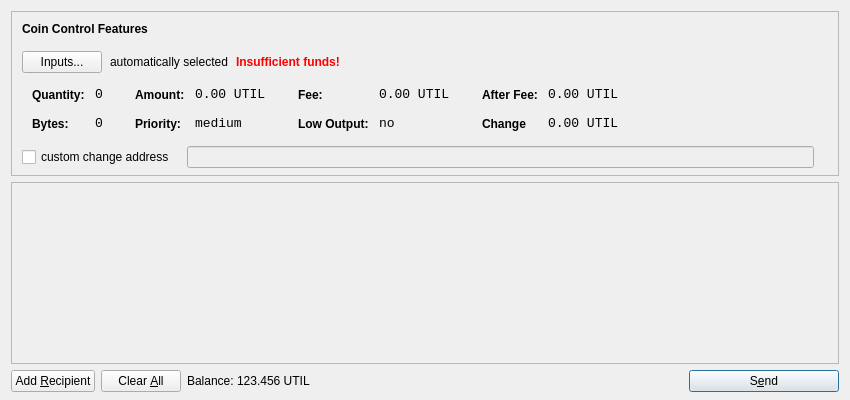
<?xml version="1.0" encoding="UTF-8"?>
<ui version="4.0">
 <class>SendCoinsDialog</class>
 <widget class="QDialog" name="SendCoinsDialog">
  <property name="geometry">
   <rect>
    <x>0</x>
    <y>0</y>
    <width>850</width>
    <height>400</height>
   </rect>
  </property>
  <property name="windowTitle">
   <string>Send Coins</string>
  </property>
  <layout class="QVBoxLayout" name="verticalLayout" stretch="0,1,0">
   <property name="bottomMargin">
    <number>8</number>
   </property>
   <item>
    <widget class="QFrame" name="frameCoinControl">
     <property name="sizePolicy">
      <sizepolicy hsizetype="Expanding" vsizetype="Expanding">
       <horstretch>0</horstretch>
       <verstretch>0</verstretch>
      </sizepolicy>
     </property>
     <property name="maximumSize">
      <size>
       <width>16777215</width>
       <height>16777215</height>
      </size>
     </property>
     <property name="frameShape">
      <enum>QFrame::StyledPanel</enum>
     </property>
     <property name="frameShadow">
      <enum>QFrame::Sunken</enum>
     </property>
     <layout class="QVBoxLayout" name="verticalLayoutCoinControl2">
      <property name="spacing">
       <number>-1</number>
      </property>
      <property name="leftMargin">
       <number>0</number>
      </property>
      <property name="topMargin">
       <number>0</number>
      </property>
      <property name="rightMargin">
       <number>0</number>
      </property>
      <property name="bottomMargin">
       <number>6</number>
      </property>
      <item>
       <layout class="QVBoxLayout" name="verticalLayoutCoinControl" stretch="0,0,0,0,1">
        <property name="spacing">
         <number>0</number>
        </property>
        <property name="leftMargin">
         <number>10</number>
        </property>
        <property name="topMargin">
         <number>10</number>
        </property>
        <item>
         <layout class="QHBoxLayout" name="horizontalLayoutCoinControl1">
          <property name="bottomMargin">
           <number>15</number>
          </property>
          <item>
           <widget class="QLabel" name="labelCoinControlFeatures">
            <property name="sizePolicy">
             <sizepolicy hsizetype="Preferred" vsizetype="Maximum">
              <horstretch>0</horstretch>
              <verstretch>0</verstretch>
             </sizepolicy>
            </property>
            <property name="font">
             <font>
              <weight>75</weight>
              <bold>true</bold>
             </font>
            </property>
            <property name="styleSheet">
             <string notr="true">font-weight:bold;</string>
            </property>
            <property name="text">
             <string>Coin Control Features</string>
            </property>
           </widget>
          </item>
         </layout>
        </item>
        <item>
         <layout class="QHBoxLayout" name="horizontalLayoutCoinControl2" stretch="0,0,0,0">
          <property name="spacing">
           <number>8</number>
          </property>
          <property name="bottomMargin">
           <number>10</number>
          </property>
          <item>
           <widget class="QPushButton" name="pushButtonCoinControl">
            <property name="styleSheet">
             <string notr="true"/>
            </property>
            <property name="text">
             <string>Inputs...</string>
            </property>
           </widget>
          </item>
          <item>
           <widget class="QLabel" name="labelCoinControlAutomaticallySelected">
            <property name="text">
             <string>automatically selected</string>
            </property>
            <property name="margin">
             <number>5</number>
            </property>
           </widget>
          </item>
          <item>
           <widget class="QLabel" name="labelCoinControlInsuffFunds">
            <property name="font">
             <font>
              <weight>75</weight>
              <bold>true</bold>
             </font>
            </property>
            <property name="styleSheet">
             <string notr="true">color:red;font-weight:bold;</string>
            </property>
            <property name="text">
             <string>Insufficient funds!</string>
            </property>
            <property name="margin">
             <number>5</number>
            </property>
           </widget>
          </item>
          <item>
           <spacer name="horizontalSpacerCoinControl">
            <property name="orientation">
             <enum>Qt::Horizontal</enum>
            </property>
            <property name="sizeHint" stdset="0">
             <size>
              <width>40</width>
              <height>1</height>
             </size>
            </property>
           </spacer>
          </item>
         </layout>
        </item>
        <item>
         <widget class="QWidget" name="widgetCoinControl" native="true">
          <property name="sizePolicy">
           <sizepolicy hsizetype="Preferred" vsizetype="Preferred">
            <horstretch>0</horstretch>
            <verstretch>0</verstretch>
           </sizepolicy>
          </property>
          <property name="minimumSize">
           <size>
            <width>0</width>
            <height>0</height>
           </size>
          </property>
          <property name="styleSheet">
           <string notr="true"/>
          </property>
          <layout class="QHBoxLayout" name="horizontalLayoutCoinControl5">
           <property name="margin">
            <number>0</number>
           </property>
           <item>
            <layout class="QHBoxLayout" name="horizontalLayoutCoinControl3" stretch="0,0,0,1">
             <property name="spacing">
              <number>20</number>
             </property>
             <property name="topMargin">
              <number>0</number>
             </property>
             <property name="bottomMargin">
              <number>10</number>
             </property>
             <item>
              <layout class="QFormLayout" name="formLayoutCoinControl1">
               <property name="horizontalSpacing">
                <number>10</number>
               </property>
               <property name="verticalSpacing">
                <number>14</number>
               </property>
               <property name="leftMargin">
                <number>10</number>
               </property>
               <property name="topMargin">
                <number>4</number>
               </property>
               <property name="rightMargin">
                <number>6</number>
               </property>
               <item row="0" column="0">
                <widget class="QLabel" name="labelCoinControlQuantityText">
                 <property name="styleSheet">
                  <string notr="true">font-weight:bold;</string>
                 </property>
                 <property name="text">
                  <string>Quantity:</string>
                 </property>
                 <property name="margin">
                  <number>0</number>
                 </property>
                </widget>
               </item>
               <item row="0" column="1">
                <widget class="QLabel" name="labelCoinControlQuantity">
                 <property name="font">
                  <font>
                   <family>Monospace</family>
                   <pointsize>10</pointsize>
                  </font>
                 </property>
                 <property name="cursor">
                  <cursorShape>IBeamCursor</cursorShape>
                 </property>
                 <property name="contextMenuPolicy">
                  <enum>Qt::ActionsContextMenu</enum>
                 </property>
                 <property name="text">
                  <string>0</string>
                 </property>
                 <property name="margin">
                  <number>0</number>
                 </property>
                 <property name="textInteractionFlags">
                  <set>Qt::LinksAccessibleByMouse|Qt::TextSelectableByKeyboard|Qt::TextSelectableByMouse</set>
                 </property>
                </widget>
               </item>
               <item row="1" column="0">
                <widget class="QLabel" name="labelCoinControlBytesText">
                 <property name="styleSheet">
                  <string notr="true">font-weight:bold;</string>
                 </property>
                 <property name="text">
                  <string>Bytes:</string>
                 </property>
                </widget>
               </item>
               <item row="1" column="1">
                <widget class="QLabel" name="labelCoinControlBytes">
                 <property name="font">
                  <font>
                   <family>Monospace</family>
                   <pointsize>10</pointsize>
                  </font>
                 </property>
                 <property name="cursor">
                  <cursorShape>IBeamCursor</cursorShape>
                 </property>
                 <property name="contextMenuPolicy">
                  <enum>Qt::ActionsContextMenu</enum>
                 </property>
                 <property name="text">
                  <string>0</string>
                 </property>
                 <property name="textInteractionFlags">
                  <set>Qt::LinksAccessibleByMouse|Qt::TextSelectableByKeyboard|Qt::TextSelectableByMouse</set>
                 </property>
                </widget>
               </item>
              </layout>
             </item>
             <item>
              <layout class="QFormLayout" name="formLayoutCoinControl2">
               <property name="horizontalSpacing">
                <number>10</number>
               </property>
               <property name="verticalSpacing">
                <number>14</number>
               </property>
               <property name="leftMargin">
                <number>6</number>
               </property>
               <property name="topMargin">
                <number>4</number>
               </property>
               <property name="rightMargin">
                <number>6</number>
               </property>
               <item row="0" column="0">
                <widget class="QLabel" name="labelCoinControlAmountText">
                 <property name="styleSheet">
                  <string notr="true">font-weight:bold;</string>
                 </property>
                 <property name="text">
                  <string>Amount:</string>
                 </property>
                 <property name="margin">
                  <number>0</number>
                 </property>
                </widget>
               </item>
               <item row="0" column="1">
                <widget class="QLabel" name="labelCoinControlAmount">
                 <property name="font">
                  <font>
                   <family>Monospace</family>
                   <pointsize>10</pointsize>
                  </font>
                 </property>
                 <property name="cursor">
                  <cursorShape>IBeamCursor</cursorShape>
                 </property>
                 <property name="contextMenuPolicy">
                  <enum>Qt::ActionsContextMenu</enum>
                 </property>
                 <property name="text">
                  <string>0.00 UTIL</string>
                 </property>
                 <property name="textInteractionFlags">
                  <set>Qt::LinksAccessibleByMouse|Qt::TextSelectableByKeyboard|Qt::TextSelectableByMouse</set>
                 </property>
                </widget>
               </item>
               <item row="1" column="0">
                <widget class="QLabel" name="labelCoinControlPriorityText">
                 <property name="styleSheet">
                  <string notr="true">font-weight:bold;</string>
                 </property>
                 <property name="text">
                  <string>Priority:</string>
                 </property>
                </widget>
               </item>
               <item row="1" column="1">
                <widget class="QLabel" name="labelCoinControlPriority">
                 <property name="font">
                  <font>
                   <family>Monospace</family>
                   <pointsize>10</pointsize>
                  </font>
                 </property>
                 <property name="cursor">
                  <cursorShape>IBeamCursor</cursorShape>
                 </property>
                 <property name="contextMenuPolicy">
                  <enum>Qt::ActionsContextMenu</enum>
                 </property>
                 <property name="text">
                  <string>medium</string>
                 </property>
                 <property name="textInteractionFlags">
                  <set>Qt::LinksAccessibleByMouse|Qt::TextSelectableByKeyboard|Qt::TextSelectableByMouse</set>
                 </property>
                </widget>
               </item>
              </layout>
             </item>
             <item>
              <layout class="QFormLayout" name="formLayoutCoinControl3">
               <property name="horizontalSpacing">
                <number>10</number>
               </property>
               <property name="verticalSpacing">
                <number>14</number>
               </property>
               <property name="leftMargin">
                <number>6</number>
               </property>
               <property name="topMargin">
                <number>4</number>
               </property>
               <property name="rightMargin">
                <number>6</number>
               </property>
               <item row="0" column="0">
                <widget class="QLabel" name="labelCoinControlFeeText">
                 <property name="styleSheet">
                  <string notr="true">font-weight:bold;</string>
                 </property>
                 <property name="text">
                  <string>Fee:</string>
                 </property>
                 <property name="margin">
                  <number>0</number>
                 </property>
                </widget>
               </item>
               <item row="0" column="1">
                <widget class="QLabel" name="labelCoinControlFee">
                 <property name="font">
                  <font>
                   <family>Monospace</family>
                   <pointsize>10</pointsize>
                  </font>
                 </property>
                 <property name="cursor">
                  <cursorShape>IBeamCursor</cursorShape>
                 </property>
                 <property name="contextMenuPolicy">
                  <enum>Qt::ActionsContextMenu</enum>
                 </property>
                 <property name="text">
                  <string>0.00 UTIL</string>
                 </property>
                 <property name="textInteractionFlags">
                  <set>Qt::LinksAccessibleByMouse|Qt::TextSelectableByKeyboard|Qt::TextSelectableByMouse</set>
                 </property>
                </widget>
               </item>
               <item row="1" column="0">
                <widget class="QLabel" name="labelCoinControlLowOutputText">
                 <property name="styleSheet">
                  <string notr="true">font-weight:bold;</string>
                 </property>
                 <property name="text">
                  <string>Low Output:</string>
                 </property>
                </widget>
               </item>
               <item row="1" column="1">
                <widget class="QLabel" name="labelCoinControlLowOutput">
                 <property name="font">
                  <font>
                   <family>Monospace</family>
                   <pointsize>10</pointsize>
                  </font>
                 </property>
                 <property name="cursor">
                  <cursorShape>IBeamCursor</cursorShape>
                 </property>
                 <property name="contextMenuPolicy">
                  <enum>Qt::ActionsContextMenu</enum>
                 </property>
                 <property name="text">
                  <string>no</string>
                 </property>
                 <property name="textInteractionFlags">
                  <set>Qt::LinksAccessibleByMouse|Qt::TextSelectableByKeyboard|Qt::TextSelectableByMouse</set>
                 </property>
                </widget>
               </item>
              </layout>
             </item>
             <item>
              <layout class="QFormLayout" name="formLayoutCoinControl4">
               <property name="horizontalSpacing">
                <number>10</number>
               </property>
               <property name="verticalSpacing">
                <number>14</number>
               </property>
               <property name="leftMargin">
                <number>6</number>
               </property>
               <property name="topMargin">
                <number>4</number>
               </property>
               <property name="rightMargin">
                <number>6</number>
               </property>
               <item row="0" column="0">
                <widget class="QLabel" name="labelCoinControlAfterFeeText">
                 <property name="styleSheet">
                  <string notr="true">font-weight:bold;</string>
                 </property>
                 <property name="text">
                  <string>After Fee:</string>
                 </property>
                 <property name="margin">
                  <number>0</number>
                 </property>
                </widget>
               </item>
               <item row="0" column="1">
                <widget class="QLabel" name="labelCoinControlAfterFee">
                 <property name="font">
                  <font>
                   <family>Monospace</family>
                   <pointsize>10</pointsize>
                  </font>
                 </property>
                 <property name="cursor">
                  <cursorShape>IBeamCursor</cursorShape>
                 </property>
                 <property name="contextMenuPolicy">
                  <enum>Qt::ActionsContextMenu</enum>
                 </property>
                 <property name="text">
                  <string>0.00 UTIL</string>
                 </property>
                 <property name="textInteractionFlags">
                  <set>Qt::LinksAccessibleByMouse|Qt::TextSelectableByKeyboard|Qt::TextSelectableByMouse</set>
                 </property>
                </widget>
               </item>
               <item row="1" column="0">
                <widget class="QLabel" name="labelCoinControlChangeText">
                 <property name="styleSheet">
                  <string notr="true">font-weight:bold;</string>
                 </property>
                 <property name="text">
                  <string>Change</string>
                 </property>
                </widget>
               </item>
               <item row="1" column="1">
                <widget class="QLabel" name="labelCoinControlChange">
                 <property name="font">
                  <font>
                   <family>Monospace</family>
                   <pointsize>10</pointsize>
                  </font>
                 </property>
                 <property name="cursor">
                  <cursorShape>IBeamCursor</cursorShape>
                 </property>
                 <property name="contextMenuPolicy">
                  <enum>Qt::ActionsContextMenu</enum>
                 </property>
                 <property name="text">
                  <string>0.00 UTIL</string>
                 </property>
                 <property name="textInteractionFlags">
                  <set>Qt::LinksAccessibleByMouse|Qt::TextSelectableByKeyboard|Qt::TextSelectableByMouse</set>
                 </property>
                </widget>
               </item>
              </layout>
             </item>
            </layout>
           </item>
          </layout>
         </widget>
        </item>
        <item>
         <layout class="QHBoxLayout" name="horizontalLayoutCoinControl4" stretch="0,0,0">
          <property name="spacing">
           <number>12</number>
          </property>
          <property name="sizeConstraint">
           <enum>QLayout::SetDefaultConstraint</enum>
          </property>
          <property name="topMargin">
           <number>5</number>
          </property>
          <property name="rightMargin">
           <number>5</number>
          </property>
          <item>
           <widget class="QCheckBox" name="checkBoxCoinControlChange">
            <property name="text">
             <string>custom change address</string>
            </property>
           </widget>
          </item>
          <item>
           <widget class="QLineEdit" name="lineEditCoinControlChange">
            <property name="enabled">
             <bool>false</bool>
            </property>
            <property name="sizePolicy">
             <sizepolicy hsizetype="Expanding" vsizetype="Fixed">
              <horstretch>0</horstretch>
              <verstretch>0</verstretch>
             </sizepolicy>
            </property>
           </widget>
          </item>
          <item>
           <widget class="QLabel" name="labelCoinControlChangeLabel">
            <property name="sizePolicy">
             <sizepolicy hsizetype="Preferred" vsizetype="Expanding">
              <horstretch>0</horstretch>
              <verstretch>0</verstretch>
             </sizepolicy>
            </property>
            <property name="minimumSize">
             <size>
              <width>0</width>
              <height>0</height>
             </size>
            </property>
            <property name="text">
             <string/>
            </property>
            <property name="margin">
             <number>3</number>
            </property>
           </widget>
          </item>
         </layout>
        </item>
        <item>
         <spacer name="verticalSpacerCoinControl">
          <property name="orientation">
           <enum>Qt::Vertical</enum>
          </property>
          <property name="sizeHint" stdset="0">
           <size>
            <width>800</width>
            <height>1</height>
           </size>
          </property>
         </spacer>
        </item>
       </layout>
      </item>
     </layout>
    </widget>
   </item>
   <item>
    <widget class="QScrollArea" name="scrollArea">
     <property name="widgetResizable">
      <bool>true</bool>
     </property>
     <widget class="QWidget" name="scrollAreaWidgetContents">
      <property name="geometry">
       <rect>
        <x>0</x>
        <y>0</y>
        <width>830</width>
        <height>165</height>
       </rect>
      </property>
      <layout class="QVBoxLayout" name="verticalLayout_2">
       <property name="margin">
        <number>0</number>
       </property>
       <item>
        <layout class="QVBoxLayout" name="entries">
         <property name="spacing">
          <number>6</number>
         </property>
        </layout>
       </item>
       <item>
        <spacer name="verticalSpacer">
         <property name="orientation">
          <enum>Qt::Vertical</enum>
         </property>
         <property name="sizeHint" stdset="0">
          <size>
           <width>20</width>
           <height>40</height>
          </size>
         </property>
        </spacer>
       </item>
      </layout>
     </widget>
    </widget>
   </item>
   <item>
    <layout class="QHBoxLayout" name="horizontalLayout">
     <item>
      <widget class="QPushButton" name="addButton">
       <property name="toolTip">
        <string>Send to multiple recipients at once</string>
       </property>
       <property name="text">
        <string>Add &amp;Recipient</string>
       </property>
       <property name="icon">
        <iconset resource="../bitcoin.qrc">
         <normaloff>:/icons/add</normaloff>:/icons/add</iconset>
       </property>
       <property name="autoDefault">
        <bool>false</bool>
       </property>
      </widget>
     </item>
     <item>
      <widget class="QPushButton" name="clearButton">
       <property name="sizePolicy">
        <sizepolicy hsizetype="Minimum" vsizetype="Fixed">
         <horstretch>0</horstretch>
         <verstretch>0</verstretch>
        </sizepolicy>
       </property>
       <property name="toolTip">
        <string>Remove all transaction fields</string>
       </property>
       <property name="text">
        <string>Clear &amp;All</string>
       </property>
       <property name="icon">
        <iconset resource="../bitcoin.qrc">
         <normaloff>:/icons/remove</normaloff>:/icons/remove</iconset>
       </property>
       <property name="autoRepeatDelay">
        <number>300</number>
       </property>
       <property name="autoDefault">
        <bool>false</bool>
       </property>
      </widget>
     </item>
     <item>
      <layout class="QHBoxLayout" name="horizontalLayout_2">
       <property name="spacing">
        <number>3</number>
       </property>
       <item>
        <widget class="QLabel" name="label">
         <property name="sizePolicy">
          <sizepolicy hsizetype="Preferred" vsizetype="Fixed">
           <horstretch>0</horstretch>
           <verstretch>0</verstretch>
          </sizepolicy>
         </property>
         <property name="text">
          <string>Balance:</string>
         </property>
        </widget>
       </item>
       <item>
        <widget class="QLabel" name="labelBalance">
         <property name="sizePolicy">
          <sizepolicy hsizetype="Preferred" vsizetype="Fixed">
           <horstretch>0</horstretch>
           <verstretch>0</verstretch>
          </sizepolicy>
         </property>
         <property name="cursor">
          <cursorShape>IBeamCursor</cursorShape>
         </property>
         <property name="text">
          <string>123.456 UTIL</string>
         </property>
         <property name="textInteractionFlags">
          <set>Qt::LinksAccessibleByMouse|Qt::TextSelectableByKeyboard|Qt::TextSelectableByMouse</set>
         </property>
        </widget>
       </item>
      </layout>
     </item>
     <item>
      <spacer name="horizontalSpacer">
       <property name="orientation">
        <enum>Qt::Horizontal</enum>
       </property>
       <property name="sizeHint" stdset="0">
        <size>
         <width>40</width>
         <height>20</height>
        </size>
       </property>
      </spacer>
     </item>
     <item>
      <widget class="QPushButton" name="sendButton">
       <property name="minimumSize">
        <size>
         <width>150</width>
         <height>0</height>
        </size>
       </property>
       <property name="toolTip">
        <string>Confirm the send action</string>
       </property>
       <property name="text">
        <string>S&amp;end</string>
       </property>
       <property name="icon">
        <iconset resource="../bitcoin.qrc">
         <normaloff>:/icons/send</normaloff>:/icons/send</iconset>
       </property>
       <property name="default">
        <bool>true</bool>
       </property>
      </widget>
     </item>
    </layout>
   </item>
  </layout>
 </widget>
 <resources>
  <include location="../bitcoin.qrc"/>
 </resources>
 <connections/>
</ui>
